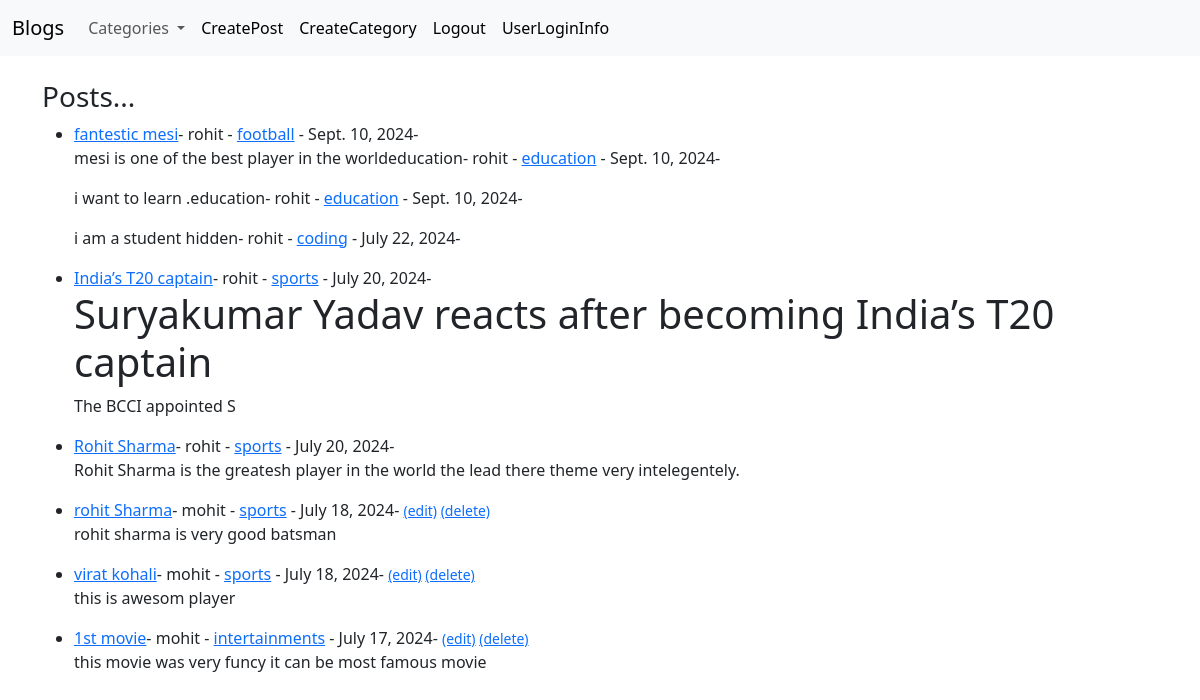
The page / (signed in) on the database its author committed.
### blogapp/models.py (models this page shows, shortened)
class Post(models.Model):
    title = models.CharField(max_length=250)
    title_tag = models.CharField(max_length=250)
    author = models.ForeignKey(User,on_delete=models.CASCADE)
    body = RichTextField(blank=True,null=True)
    post_date = models.DateField(auto_now_add=True)
    category = models.CharField(max_length=250,default='coding...')
    like = models.ManyToManyField(User,related_name="blog_post")

### blogapp/views.py (the view)
# urls.py: path("",AllBlogPosts.as_view(),name='posts'),
class AllBlogPosts(ListView):
    model = Post
    template_name = 'index.html'
    ordering = ['-post_date']
    def get_context_data(self,*args,**kwargs):
        cats_menu = Category.objects.all()
        context = super(AllBlogPosts,self).get_context_data(*args,**kwargs)
        context['cats_menu']=cats_menu
        return context

### blogapp/models.py (called while the page is built)
    def __str__(self):
        return self.name

### templates/index.html
{% extends "base.html" %}
{% block content %}
<h3>Posts...</h3>
<ul>
    {% for post in object_list %}
    <li>
    <a href="{% url 'detail-post' post.pk %}">{{post.title}}</a>-
    {{post.author}} - <a href="{% url 'categories' post.category|slugify %}">{{post.category}}</a> - {{post.post_date}}-
    {% if user.is_authenticated %}
        {% if user.id == post.author.id%}
            <small>
                <a href="{% url 'edit-post' post.pk %}">(edit)</a>
                <a href="{% url 'delete-post' post.pk %}">(delete)</a>
            </small>
        {% endif %}
    {%endif%}
    <br>
    {{post.body |slice:"0:100"| safe}}
    </li>
    {% endfor %}
</ul>
{% endblock %}

### rows shown on the page
Post: title "fantestic mesi", author "rohit", category "football", post_date "Sept. 10, 2024", body "mesi is one of the best player in the world"
Post: title "education", author "rohit", category "education", post_date "Sept. 10, 2024", body "i want to learn ."
Post: title "education", author "rohit", category "education", post_date "Sept. 10, 2024", body "i am a student"
Post: title "hidden", author "rohit", category "coding", post_date "July 22, 2024"
Post: title "India’s T20 captain", author "rohit", category "sports", post_date "July 20, 2024", body "Suryakumar Yadav reacts after becoming India’s T20 captain The BCCI appointed S"
Post: title "Rohit Sharma", author "rohit", category "sports", post_date "July 20, 2024", body "Rohit Sharma is the greatesh player in the world the lead there theme very intelegentely."
Post: title "rohit Sharma", author "mohit", category "sports", post_date "July 18, 2024", shows "(edit)", body "rohit sharma is very good batsman"
Post: title "virat kohali", author "mohit", category "sports", post_date "July 18, 2024", shows "(edit)", body "this is awesom player"
Post: title "1st movie", author "mohit", category "intertainments", post_date "July 17, 2024", shows "(edit)", body "this movie was very funcy it can be most famous movie"
